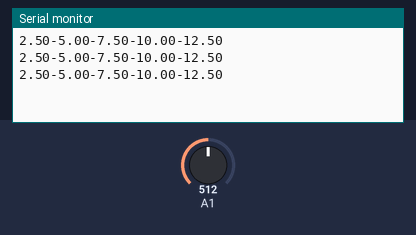
This sketch was run on a simulated Arduino Uno, built with avr-gcc and run on an emulated ATmega328P. Shown: the last lines printed to the serial monitor. The test bench sets the inputs (shaded band); at power-on: A1 = 512.

Above: at 1.3 s.
1.4 s: A1 set to 716
At 1.9 s:
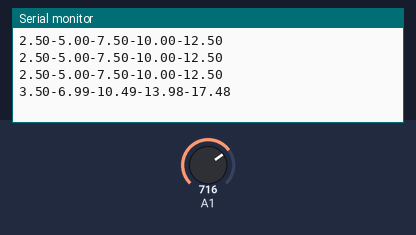
2.9 s: A1 set to 900
At 3.4 s:
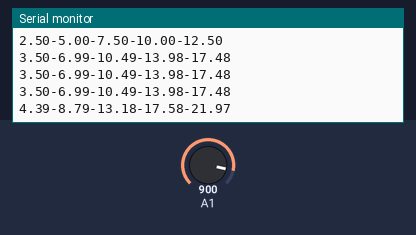
Timing chart, 0 to 5.9 s (numbered marks = the images above; inputs shaded):
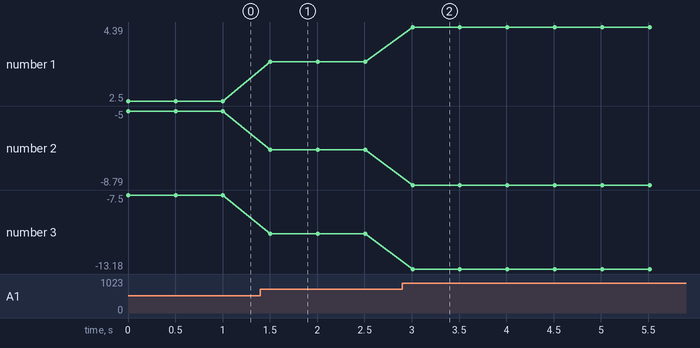

The sketch:

board_uji_coba.ino
```cpp
String data;

void setup() {
  // initialize serial communication at 9600 bits per second:
  Serial.begin(9600);
}

// the loop routine runs over and over again forever:
void loop() {
  // read the input on analog pin 5:
  int sensorValue = analogRead(A1);
  // Convert the analog reading (which goes from 0 - 1023) to a voltage (0 - 5V):
  float voltage = sensorValue * (5.0 / 1024.0);
  // print out the value you read:

  float a = voltage * 1; //lvl adc
  float b = voltage * 2; //fuel persen
  float c = voltage * 3; //afr
  float d = voltage * 4; //rpm
  float e = voltage * 5; //freq

  //data = a.ToString+","+b.ToString+","+c.ToString;
  data = String(a)+"-"+String(b)+"-"+String(c)+"-"+String(d)+"-"+String(e);


  Serial.println(data);
  //Serial.print('/n');
  //Serial.println(data);

  delay(500);
}
```

Measured:
- after the input at 1.4 s, the serial monitor: prints a new line after 0.11 s (image 1)
- after the input at 2.9 s, the serial monitor: prints a new line after 0.11 s (image 2)
- plotted number 1: 2.5 → 3.5 after the input at 1.4 s, 3.5 → 4.39 after the input at 2.9 s
- plotted number 2: -5 → -6.99 after the input at 1.4 s, -6.99 → -8.79 after the input at 2.9 s
- plotted number 3: -7.5 → -10.49 after the input at 1.4 s, -10.49 → -13.18 after the input at 2.9 s
